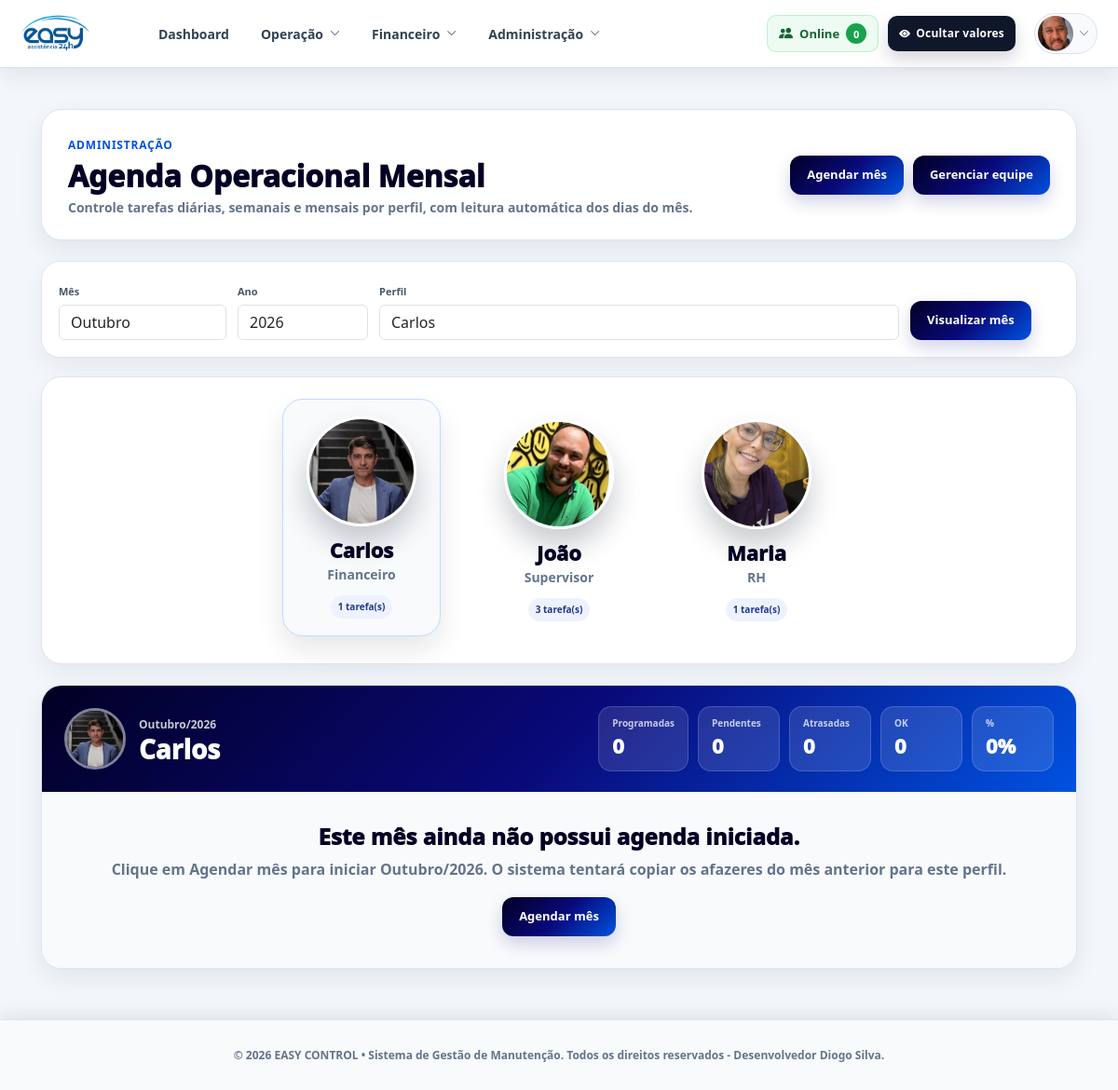
The page /admin/agenda-equipe/ (signed in) on the database its author committed.
### models/membro_agenda_equipe.py (models this page shows)
class MembroAgendaEquipe(db.Model):
    __tablename__ = "membros_agenda_equipe"
    id = db.Column(db.Integer, primary_key=True)
    nome = db.Column(db.String(120), nullable=False)
    cargo = db.Column(db.String(120), default="Equipe")
    foto = db.Column(db.String(255))
    ativo = db.Column(db.Boolean, default=True)
    criado_em = db.Column(db.DateTime, default=datetime.utcnow)
    atualizado_em = db.Column(
        db.DateTime,
        default=datetime.utcnow,
        onupdate=datetime.utcnow
    )

### routes/agenda_equipe.py (the view, shortened to what this page needs)
@agenda_equipe_bp.route("/", methods=["GET"])
@gestao_required
def index():
    hoje = date.today()
    mes = request.args.get("mes", type=int) or hoje.month
    ano = request.args.get("ano", type=int) or hoje.year
    membro_id = request.args.get("membro_id", type=int)
    if mes < 1 or mes > 12:
        mes = hoje.month
    membros_raw = buscar_membros()
    if not membro_id and membros_raw:
        membro_id = membros_raw[0].id
    membro_selecionado = buscar_membro_por_id(membro_id)
    membros = []
    for membro in membros_raw:
        membros.append({
            "id": membro.id,
            "nome": membro.nome,
            "cargo": membro.cargo,
            "foto": membro.foto,
            "total_tarefas": contar_tarefas_membro(membro.id),
        })
    agenda_iniciada = False
    tarefas = []
    linhas = []
    resumo_mes = {
        "total_programadas": 0,
        "concluidas": 0,
        "pendentes": 0,
        "atrasadas": 0,
        "percentual": 0,
    }
    if membro_selecionado:
        agenda_iniciada = existe_agenda_mes(
            membro_id=membro_selecionado.id,
            mes=mes,
            ano=ano
        )
    return render_template(
        "admin/agenda_equipe.html",
        membros=membros,
        membros_raw=membros_raw,
        membro_selecionado=membro_selecionado,
        mes=mes,
        ano=ano,
        nome_mes=nome_mes_texto(mes),
        dias=dias_do_mes(mes, ano),
        tarefas=tarefas,
        linhas=linhas,
        resumo_mes=resumo_mes,
        agenda_iniciada=agenda_iniciada,
        hoje=hoje,
    )

### templates/admin/agenda_equipe.html (shortened to what this page needs)
{% extends "base.html" %}
{% block content %}
<div id="agendaEquipeApp">
<div class="agenda-equipe-page agenda-mensal-page">
    <section class="agenda-header">
        <div>
            <span>ADMINISTRAÇÃO</span>
            <h1>Agenda Operacional Mensal</h1>
            <p>Controle tarefas diárias, semanais e mensais por perfil, com leitura automática dos dias do mês.</p>
        </div>
        <div class="agenda-header-actions">
            {% if membro_selecionado and not agenda_iniciada %}
                <form method="POST" action="/admin/agenda-equipe/iniciar-mes">
                    <button class="agenda-btn agenda-btn-primary">
                        Agendar mês
                    </button>
                </form>
            {% endif %}
            <button type="button"
                    class="agenda-btn agenda-btn-primary"
                    data-bs-toggle="modal"
                    data-bs-target="#modalGerenciarEquipe">
                Gerenciar equipe
            </button>
        </div>
    </section>
    <section class="agenda-filtros-mes">
        <form method="GET" action="/admin/agenda-equipe/" class="agenda-filtros-grid">
            <div>
                <label>Mês</label>
                <select name="mes" class="form-control">
                    {% for m in range(1, 13) %}
                        <option value="{{ m }}" {% if mes == m %}selected{% endif %}>
                            {% if m == 10 %}Outubro{% endif %}
                        </option>
                    {% endfor %}
                </select>
            </div>
            <div>
                <label>Ano</label>
                <input type="number" name="ano" value="{{ ano }}" class="form-control">
            </div>
            <div>
                <label>Perfil</label>
                <select name="membro_id" class="form-control">
                    {% for membro in membros %}
                        <option value="{{ membro.id }}"
                                {% if membro_selecionado and membro_selecionado.id == membro.id %}selected{% endif %}>
                            {{ membro.nome }}
                        </option>
                    {% endfor %}
                </select>
            </div>
            <div class="agenda-filtros-submit">
                <button class="agenda-btn agenda-btn-primary">
                    Visualizar mês
                </button>
            </div>
        </form>
    </section>
    <section class="agenda-membros">
        {% for membro in membros %}
            <a href="/admin/agenda-equipe/?membro_id={{ membro.id }}&mes={{ mes }}&ano={{ ano }}"
               class="agenda-membro-card {% if membro_selecionado and membro_selecionado.id == membro.id %}ativo{% endif %}">
                <div class="agenda-foto-wrap">
                    <img src="{{ membro.foto or '' }}"
                         alt="{{ membro.nome }}"
                         class="agenda-foto"
                         onerror="this.style.display='none'; this.nextElementSibling.style.display='flex';">
                </div>
                <strong>{{ membro.nome }}</strong>
                <small>{{ membro.cargo }}</small>
                <div class="agenda-resumo">
                    <span>{{ membro.total_tarefas }} tarefa(s)</span>
                </div>
            </a>
        {% endfor %}
    </section>
    {% if membro_selecionado %}
        <section class="agenda-painel">
            <div class="agenda-painel-topo">
                <div class="agenda-pessoa-info">
                    <img src="{{ membro_selecionado.foto or '' }}"
                         alt="{{ membro_selecionado.nome }}"
                         onerror="this.style.display='none'; this.nextElementSibling.style.display='flex';">
                    <div>
                        <span>{{ nome_mes }}/{{ ano }}</span>
                        <h2>{{ membro_selecionado.nome }}</h2>
                    </div>
                </div>
                <div class="agenda-kpis-mini">
                    <div>
                        <span>Programadas</span>
                        <strong>{{ resumo_mes.total_programadas }}</strong>
                    </div>
                    <div>
                        <span>Pendentes</span>
                        <strong>{{ resumo_mes.pendentes }}</strong>
                    </div>
                    <div>
                        <span>Atrasadas</span>
                        <strong>{{ resumo_mes.atrasadas }}</strong>
                    </div>
                    <div>
                        <span>OK</span>
                        <strong>{{ resumo_mes.concluidas }}</strong>
                    </div>
                    <div>
                        <span>%</span>
                        <strong>{{ resumo_mes.percentual }}%</strong>
                    </div>
                </div>
            </div>
            {% if not agenda_iniciada %}
                <div class="agenda-iniciar-mes">
                    <h3>Este mês ainda não possui agenda iniciada.</h3>
                    <p>
                        Clique em <strong>Agendar mês</strong> para iniciar {{ nome_mes }}/{{ ano }}.
                        O sistema tentará copiar os afazeres do mês anterior para este perfil.
                    </p>
                    <form method="POST" action="/admin/agenda-equipe/iniciar-mes">
                        <button class="agenda-btn agenda-btn-primary">
                            Agendar mês
                        </button>
                    </form>
                </div>
            {% endif %}
        </section>
    {% else %}
        <section class="agenda-empty-state">
            <h2>Nenhum membro cadastrado</h2>
            <p>Clique em “Gerenciar equipe” para cadastrar os perfis da agenda.</p>
        </section>
    {% endif %}
</div>
</div>
{% endblock %}

### templates/base.html (shortened to what this page needs)
<!DOCTYPE html>
<html lang="pt-br">
<head>
  <link href="https://cdn.jsdelivr.net/npm/bootstrap@5.3.0/dist/css/bootstrap.min.css" rel="stylesheet">
  <link href="https://cdn.jsdelivr.net/npm/bootstrap-icons@1.10.5/font/bootstrap-icons.css" rel="stylesheet">
  <link rel="stylesheet" href="{{ url_for('static', filename='css/organized/main.css') }}">
  <link rel="stylesheet" href="{{ url_for('static', filename='css/organized/evidencias_frota.css') }}">
  <link rel="stylesheet" href="{{ url_for('static', filename='css/organized/13-presenca.css') }}">
</head>
<body>
{% set role = session.get("user_role") %}
{% set pode_operacao = role in ["admin", "gestao", "gestor"] %}
{% set pode_admin = role in ["admin", "gestao", "gestor"] %}
{% set pode_gestao = role in ["gestao", "gestor"] %}
<header class="easy-navbar">
  <div class="easy-navbar-inner">
    <a href="{{ url_for('dashboard.dashboard') }}" class="easy-brand">
      <img src="{{ url_for('static', filename='css/img/logo.png') }}" alt="Logo">
    </a>
    <nav class="easy-nav-links" id="topLinks">
      <a href="{{ url_for('dashboard.dashboard') }}" class="easy-nav-link">
        Dashboard
      </a>
      <div class="easy-nav-dropdown">
        <button type="button" class="easy-nav-link easy-dropdown-button">
          Operação
          <i class="bi bi-chevron-down"></i>
        </button>
      </div>
      {% if pode_gestao %}
        <div class="easy-nav-dropdown">
          <button type="button" class="easy-nav-link easy-dropdown-button">
            Financeiro
            <i class="bi bi-chevron-down"></i>
          </button>
        </div>
      {% endif %}
      {% if pode_admin %}
        <div class="easy-nav-dropdown">
          <button type="button" class="easy-nav-link easy-dropdown-button">
            Administração
            <i class="bi bi-chevron-down"></i>
          </button>
        </div>
      {% endif %}
    </nav>
    <div class="easy-navbar-actions">
      {% if pode_admin %}
        <div class="easy-online-wrapper" id="easyOnlineWrapper">
          <button type="button"
                  class="easy-online-button"
                  id="easyOnlineButton"
                  aria-expanded="false"
                  aria-controls="easyOnlinePopover"
                  title="Ver usuários online">
            <i class="bi bi-people-fill" aria-hidden="true"></i>
            <span class="easy-online-button-label">Online</span>
            <span class="easy-online-count" id="easyOnlineCount">0</span>
          </button>
        </div>
      {% endif %}
      {% if pode_gestao %}
        <button type="button"
                id="toggleValoresFinanceiros"
                class="easy-hide-values-toggle"
                title="Ocultar valores financeiros"
                aria-pressed="false">
        </button>
      {% endif %}
      <div class="easy-user-menu">
        <button type="button" class="easy-user-button">
          {% if session.get("user_foto") %}
            <img src="{{ session.get('user_foto') }}" class="easy-user-img">
          {% else %}
            <div class="easy-user-img easy-user-placeholder">
              <i class="bi bi-person-fill"></i>
            </div>
          {% endif %}
          <i class="bi bi-chevron-down easy-user-arrow"></i>
        </button>
      </div>
    </div>
  </div>
</header>
<div class="content-top p-4">
  {% block content %}{% endblock %}
</div>
<footer class="app-footer">
  <div class="app-footer-content">
    <div class="app-footer-text">
      © 2026 EASY CONTROL • Sistema de Gestão de Manutenção. Todos os direitos reservados - Desenvolvedor Diogo Silva.
    </div>
  </div>
</footer>
</body>
</html>

### rows shown on the page
MembroAgendaEquipe: foto (picture), nome "Carlos", cargo "Financeiro", total_tarefas "1"
MembroAgendaEquipe: foto (picture), nome "João", cargo "Supervisor", total_tarefas "3"
MembroAgendaEquipe: foto (picture), nome "Maria", cargo "RH", total_tarefas "1"

### other values the page prints
{{ nome_mes }} "Outubro"
{{ ano }} "2026"
{{ resumo_mes.total_programadas }} "0"
{{ resumo_mes.pendentes }} "0"
{{ resumo_mes.atrasadas }} "0"
{{ resumo_mes.concluidas }} "0"
{{ resumo_mes.percentual }} "0"
form field membro_id "Carlos"
